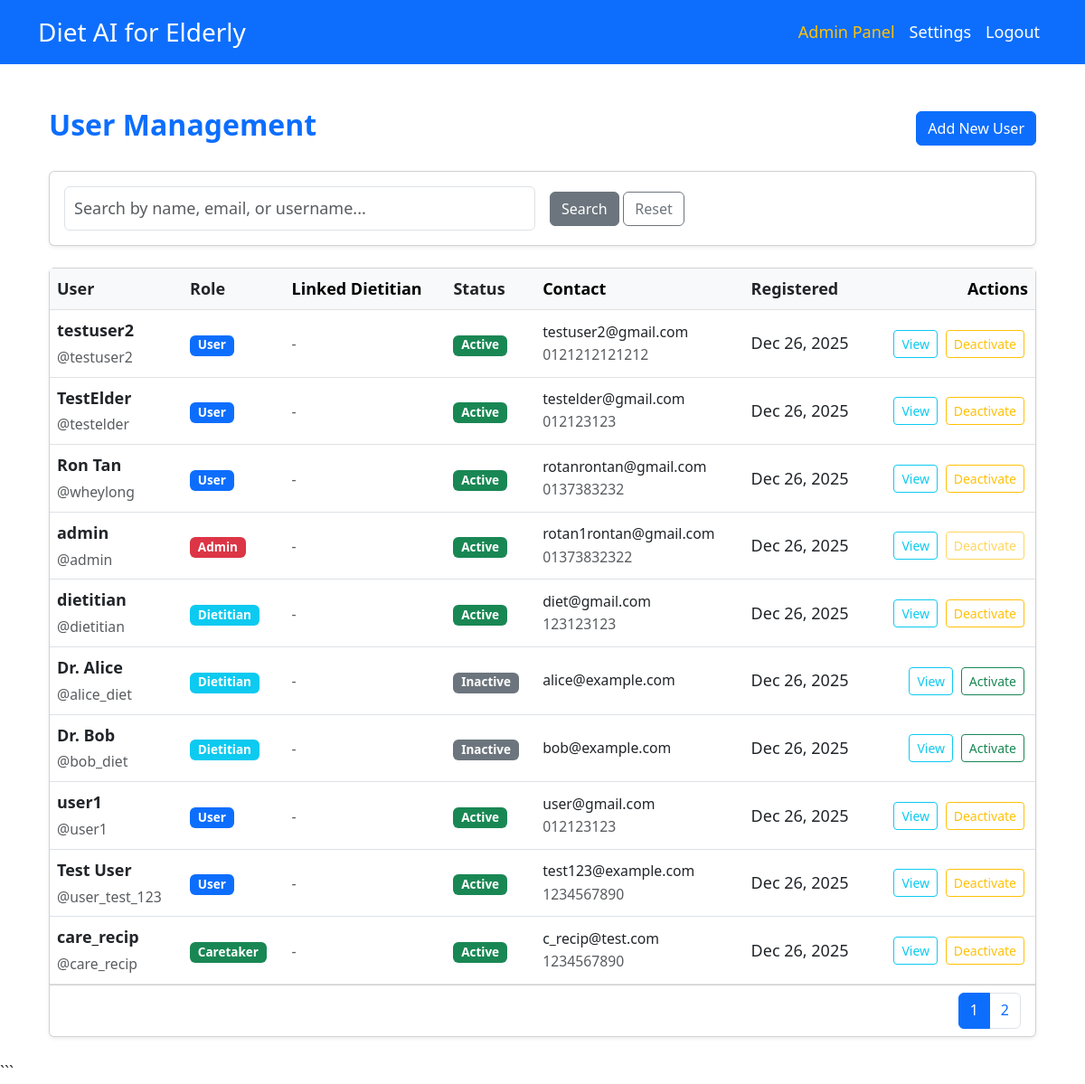
Screenshot of /pages/admin/users.php (signed in) with the database file from the repository.
### tables this page shows
CREATE TABLE `users` (
  `userID` varchar(50) NOT NULL,
  `name` varchar(100) NOT NULL,
  `username` varchar(50) NOT NULL,
  `password` varchar(255) NOT NULL,
  `email` varchar(100) NOT NULL,
  `phoneNo` varchar(20) NOT NULL,
  `age` int(11) NOT NULL,
  `gender` enum('Male','Female','Other') NOT NULL,
  `role` enum('Admin','Dietitian','User','Caretaker') NOT NULL,
  `createdAt` datetime DEFAULT current_timestamp(),
  `isActive` tinyint(1) DEFAULT 1
);

### includes/auth.php (called while the page is built, shortened)
<?php
function getCurrentUser()
{
    require_once __DIR__ . '/../classes/User.php';
    require_once __DIR__ . '/../classes/SubUsers.php';
    $stmt = $pdo->prepare("SELECT * FROM users WHERE userID = ?");
    $stmt->execute([$_SESSION['user_id']]);
    $data = $stmt->fetch(PDO::FETCH_ASSOC);
    if ($data) {
        switch ($data['role']) {
            case 'Admin':
                return new Admin($pdo, $data);
        }
    }
    return null;
}
?>

### classes/User.php (called while the page is built, shortened)
<?php
class User implements UserStrategy
{
    public function __construct($pdo, $data = null)
    {
        if ($data) {
            $this->userID = $data['userID'] ?? null;
        }
    }
}
?>

### pages/admin/users.php (the view, shortened to what this page needs)
<?php
require_once '../../includes/auth.php';
require_once '../../includes/db.php';
$user = getCurrentUser();
include '../../includes/header.php';
$sort = $_GET['sort'] ?? 'createdAt';
$dir = $_GET['dir'] ?? 'DESC';
function getSortLink($column, $currentSort, $currentDir, $search)
{
    $newDir = ($column == $currentSort && $currentDir == 'ASC') ? 'DESC' : 'ASC';
    return "?sort=$column&dir=$newDir&search=" . urlencode($search);
}
function getSortIcon($column, $currentSort, $currentDir)
{
    if ($column != $currentSort)
        return '<i class="bi bi-arrow-down-up text-muted small ms-1"></i>';
    return $currentDir == 'ASC' ? '<i class="bi bi-arrow-up-short ms-1"></i>' : '<i class="bi bi-arrow-down-short ms-1"></i>';
}
$search = $_GET['search'] ?? '';
$page = isset($_GET['page']) ? (int) $_GET['page'] : 1;
$perPage = 10;
$offset = ($page - 1) * $perPage;
$sortKey = $sort;
if (in_array($sort, ['name', 'role', 'isActive', 'createdAt', 'email', 'username'])) {
    $sortKey = "u.$sort";
}
$query = "
    SELECT u.*, d.name as dietitianName
    FROM users u
    LEFT JOIN elderly e ON u.userID = e.elderlyID
    LEFT JOIN users d ON e.assignedDietitianID = d.userID
    WHERE 1=1
";
$params = [];
$countQuery = "SELECT COUNT(*) FROM users u WHERE 1=1";
$countStmt = $pdo->prepare($countQuery);
$countStmt->execute($params);
$totalRecords = $countStmt->fetchColumn();
$totalPages = ceil($totalRecords / $perPage);
$query .= " ORDER BY $sortKey $dir LIMIT $perPage OFFSET $offset";
$stmt = $pdo->prepare($query);
$stmt->execute($params);
$users = $stmt->fetchAll(PDO::FETCH_ASSOC);
?>
<div class="container-fluid py-4">
    <div class="d-flex justify-content-between align-items-center mb-4">
        <h2 class="text-primary"><i class="bi bi-people"></i> User Management</h2>
        <a href="user-form.php" class="btn btn-primary"><i class="bi bi-person-plus"></i> Add New User</a>
    </div>
    <div class="card shadow-sm mb-4">
        <div class="card-body">
            <form method="get" class="row g-3 align-items-center">
                <div class="col-md-6">
                    <input type="text" name="search" class="form-control"
                        placeholder="Search by name, email, or username..." value="<?= htmlspecialchars($search) ?>">
                </div>
                <div class="col-auto">
                    <button type="submit" class="btn btn-secondary">Search</button>
                    <a href="users.php" class="btn btn-outline-secondary">Reset</a>
                </div>
            </form>
        </div>
    </div>
    <div class="card shadow-sm">
        <div class="card-body p-0">
            <div class="table-responsive">
                <table class="table table-hover mb-0 align-middle">
                    <thead class="table-light">
                        <tr>
                            <th><a href="<?= getSortLink('name', $sort, $dir, $search) ?>"
                                    class="text-dark text-decoration-none">User
                                    <?= getSortIcon('name', $sort, $dir) ?></a></th>
                            <th><a href="<?= getSortLink('role', $sort, $dir, $search) ?>"
                                    class="text-dark text-decoration-none">Role
                                    <?= getSortIcon('role', $sort, $dir) ?></a></th>
                            <th>Linked Dietitian</th>
                            <th><a href="<?= getSortLink('isActive', $sort, $dir, $search) ?>"
                                    class="text-dark text-decoration-none">Status
                                    <?= getSortIcon('isActive', $sort, $dir) ?></a></th>
                            <th>Contact</th>
                            <th><a href="<?= getSortLink('createdAt', $sort, $dir, $search) ?>"
                                    class="text-dark text-decoration-none">Registered
                                    <?= getSortIcon('createdAt', $sort, $dir) ?></a></th>
                            <th class="text-end">Actions</th>
                        </tr>
                    </thead>
                    <tbody>
                        <?php if (empty($users)): ?>
                            <tr>
                                <td colspan="7" class="text-center py-4">No users found.</td>
                            </tr>
                        <?php else: ?>
                            <?php foreach ($users as $u): ?>
                                <tr>
                                    <td>
                                        <div class="fw-bold"><?= htmlspecialchars($u['name']) ?></div>
                                        <small class="text-muted">@<?= htmlspecialchars($u['username']) ?></small>
                                    </td>
                                    <td>
                                        <span
                                            class="badge bg-<?= $u['role'] == 'Admin' ? 'danger' : ($u['role'] == 'Dietitian' ? 'info' : ($u['role'] == 'Caretaker' ? 'success' : 'primary')) ?>">
                                            <?= $u['role'] ?>
                                        </span>
                                    </td>
                                    <td>
                                        <?php if ($u['role'] == 'Elderly' && !empty($u['dietitianName'])): ?>
                                            <span class="text-info"><i class="bi bi-person-badge"></i>
                                                <?= htmlspecialchars($u['dietitianName']) ?></span>
                                        <?php elseif ($u['role'] == 'Elderly'): ?>
                                            <span class="text-muted small">Unassigned</span>
                                        <?php else: ?>
                                            <span class="text-muted small">-</span>
                                        <?php endif; ?>
                                    </td>
                                    <td>
                                        <?php if ($u['isActive']): ?>
                                            <span class="badge bg-success">Active</span>
                                        <?php else: ?>
                                            <span class="badge bg-secondary">Inactive</span>
                                        <?php endif; ?>
                                    </td>
                                    <td>
                                        <div class="small"><?= htmlspecialchars($u['email']) ?></div>
                                        <div class="small text-muted"><?= htmlspecialchars($u['phoneNo']) ?></div>
                                    </td>
                                    <td><?= date('M d, Y', strtotime($u['createdAt'] ?? 'now')) ?></td>
                                    <td class="text-end">
                                        <a href="user-details.php?id=<?= $u['userID'] ?>"
                                            class="btn btn-sm btn-outline-info me-1">
                                            <i class="bi bi-eye"></i> View
                                        </a>
                                        <form method="post" class="d-inline"
                                            onsubmit="return confirm('Are you sure you want to change this user\'s status?');">
                                            <?php if ($u['isActive']): ?>
                                                <button type="submit" class="btn btn-sm btn-outline-warning me-1"
                                                    <?= $u['userID'] == $user->userID ? 'disabled' : '' ?>>
                                                    <i class="bi bi-pause-circle"></i> Deactivate
                                                </button>
                                            <?php else: ?>
                                                <button type="submit" class="btn btn-sm btn-outline-success me-1">
                                                    <i class="bi bi-play-circle"></i> Activate
                                                </button>
                                            <?php endif; ?>
                                        </form>
                                    </td>
                                </tr>
                            <?php endforeach; ?>
                        <?php endif; ?>
                    </tbody>
                </table>
            </div>
        </div>
        <div class="card-footer bg-white d-flex justify-content-end">
            <nav>
                <ul class="pagination mb-0">
                    <?php for ($i = 1; $i <= $totalPages; $i++): ?>
                        <li class="page-item <?= $i == $page ? 'active' : '' ?>">
                            <a class="page-link" href="?page=<?= $i ?>&search=<?= urlencode($search) ?>"><?= $i ?></a>
                        </li>
                    <?php endfor; ?>
                </ul>
            </nav>
        </div>
    </div>
</div>
<?php include '../../includes/footer.php'; ?>

### assets/css/style.css (style rules this page uses)
:root { --font-size-base: 18px; --font-size-lg: 22px; --font-size-sm: 16px; --color-primary: #0d6efd; --color-contrast-text: #000000; }
body { font-size: var(--font-size-base); color: #333; line-height: 1.6; }
h1, h2, h3, h4, h5, h6 { color: var(--color-contrast-text); font-weight: 700; }
.form-control, .form-select { font-size: var(--font-size-base); padding: 10px; }

### rows the page displays
users: name "testuser2", username "testuser2", role "User", isActive "Active", email "testuser2@gmail.com", phoneNo "0121212121212", createdAt "Dec 26, 2025"
users: name "TestElder", username "testelder", role "User", isActive "Active", email "testelder@gmail.com", phoneNo "012123123", createdAt "Dec 26, 2025"
users: name "Ron Tan", username "wheylong", role "User", isActive "Active", email "rotanrontan@gmail.com", phoneNo "0137383232", createdAt "Dec 26, 2025"
users: name "admin", username "admin", role "Admin", isActive "Active", email "rotan1rontan@gmail.com", phoneNo "01373832322", createdAt "Dec 26, 2025"
users: name "dietitian", username "dietitian", role "Dietitian", isActive "Active", email "diet@gmail.com", phoneNo "123123123", createdAt "Dec 26, 2025"
users: name "Dr. Alice", username "alice_diet", role "Dietitian", isActive "Inactive", email "alice@example.com", createdAt "Dec 26, 2025"
users: name "Dr. Bob", username "bob_diet", role "Dietitian", isActive "Inactive", email "bob@example.com", createdAt "Dec 26, 2025"
users: name "user1", username "user1", role "User", isActive "Active", email "user@gmail.com", phoneNo "012123123", createdAt "Dec 26, 2025"
users: name "Test User", username "user_test_123", role "User", isActive "Active", email "test123@example.com", phoneNo "1234567890", createdAt "Dec 26, 2025"
users: name "care_recip", username "care_recip", role "Caretaker", isActive "Active", email "c_recip@test.com", phoneNo "1234567890", createdAt "Dec 26, 2025"
